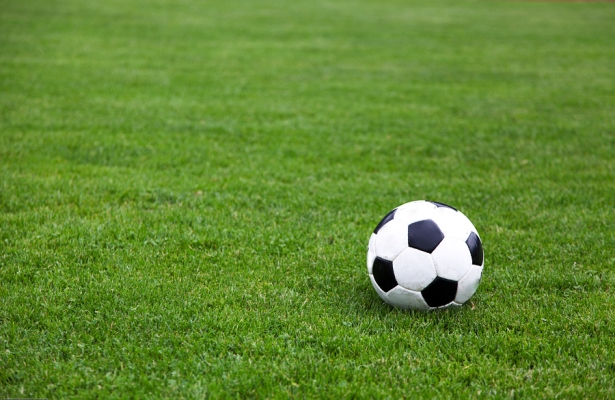
//> input picture vision/ball.jpg, 615 x 400 px
$ ./BallDetection ball.jpg   (built with g++ and OpenCV 4)
//> lines starting //> are read from the running program, lines starting //| are printed output that depends on the picture
//#include <opencv2/core/core.hpp>
#include "opencv2/highgui/highgui.hpp"
#include "opencv2/imgproc/imgproc.hpp"
#include <iostream>
#include <stdio.h>

using namespace cv;
/** @function main */
int main(int argc, char** argv)
{
	std::cout << "Prueba 1 ???";
   Mat src, src_gray;

  /// Read the image
  src = imread( argv[1], 1 );
//> src is the input picture: 400 rows x 615 cols, CV_8UC3; mean B, G, R 51.1, 136, 99.4

  if( !src.data )
    { return -1; }

  /// Convert it to gray
  cvtColor( src, src_gray, CV_BGR2GRAY );
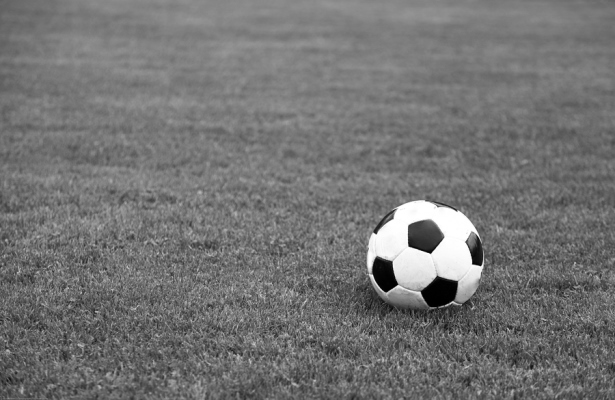
//> src_gray: 400 rows x 615 cols, CV_8UC1; min 0, max 255, mean 115.4
  std::cout << "end2 ";
  /// Reduce the noise so we avoid false circle detection
  GaussianBlur( src_gray, src_gray, Size(9, 9), 2, 2 );
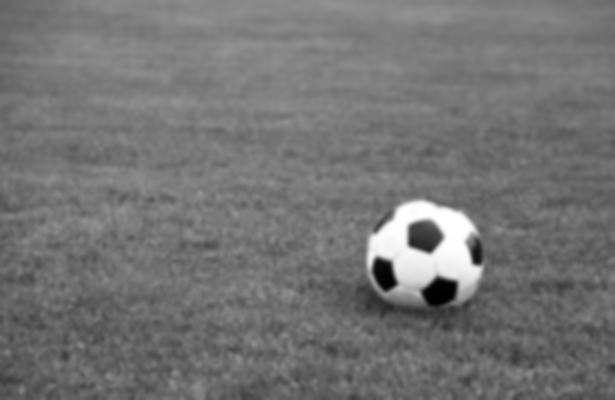
//> src_gray: 400 rows x 615 cols, CV_8UC1; min 0, max 255, mean 115.4

  vector<Vec3f> circles;

  /// Apply the Hough Transform to find the circles
  HoughCircles( src_gray, circles, CV_HOUGH_GRADIENT, 1, src_gray.rows/8, 200, 100, 0, 0 );
//> circles = empty
std::cout << "end3 ";
  /// Draw the circles detected
  for( size_t i = 0; i < circles.size(); i++ )
  {
      Point center(cvRound(circles[i][0]), cvRound(circles[i][1]));
      int radius = cvRound(circles[i][2]);
      // circle center
      circle( src, center, 3, Scalar(0,255,0), -1, 8, 0 );
      // circle outline
      circle( src, center, radius, Scalar(0,0,255), 3, 8, 0 );
   }
//> this loop made 0 passes
std::cout << "end4 ";
  / Show your results
 namedWindow( "Hough Circle Transform Demo", CV_WINDOW_AUTOSIZE );
//> (this line was passed over: Show is not available in this run)
  imshow( "Hough Circle Transform Demo", src );
std::cout << "end5 ";
 waitKey(0);
  return 0;
}
